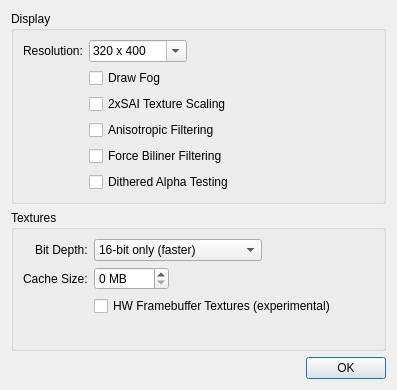
<ui version="4.0" >
 <class>glN64ConfigDialog</class>
 <widget class="QDialog" name="glN64ConfigDialog" >
  <property name="geometry" >
   <rect>
    <x>0</x>
    <y>0</y>
    <width>397</width>
    <height>390</height>
   </rect>
  </property>
  <property name="windowTitle" >
   <string>Dialog</string>
  </property>
  <layout class="QVBoxLayout" name="verticalLayout" >
   <item>
    <widget class="QGroupBox" name="groupBox" >
     <property name="title" >
      <string>Display</string>
     </property>
     <layout class="QFormLayout" name="formLayout_4" >
      <property name="fieldGrowthPolicy" >
       <enum>QFormLayout::FieldsStayAtSizeHint</enum>
      </property>
      <property name="rowWrapPolicy" >
       <enum>QFormLayout::DontWrapRows</enum>
      </property>
      <item row="0" column="0" >
       <widget class="QLabel" name="label_6" >
        <property name="minimumSize" >
         <size>
          <width>1</width>
          <height>1</height>
         </size>
        </property>
        <property name="text" >
         <string>Resolution:</string>
        </property>
        <property name="buddy" >
         <cstring>resolutionCombo</cstring>
        </property>
       </widget>
      </item>
      <item row="0" column="1" >
       <widget class="QComboBox" name="resolutionCombo" >
        <property name="editable" >
         <bool>true</bool>
        </property>
        <item>
         <property name="text" >
          <string>320 x 400</string>
         </property>
        </item>
        <item>
         <property name="text" >
          <string>400 x 300</string>
         </property>
        </item>
        <item>
         <property name="text" >
          <string>480 x 360</string>
         </property>
        </item>
        <item>
         <property name="text" >
          <string>640 x 480</string>
         </property>
        </item>
        <item>
         <property name="text" >
          <string>800 x 600</string>
         </property>
        </item>
        <item>
         <property name="text" >
          <string>960 x 720</string>
         </property>
        </item>
        <item>
         <property name="text" >
          <string>1024 x 768</string>
         </property>
        </item>
        <item>
         <property name="text" >
          <string>1152 x 864</string>
         </property>
        </item>
        <item>
         <property name="text" >
          <string>1280 x 960</string>
         </property>
        </item>
        <item>
         <property name="text" >
          <string>1280 x 1024</string>
         </property>
        </item>
        <item>
         <property name="text" >
          <string>1440 x 1080</string>
         </property>
        </item>
       </widget>
      </item>
      <item row="1" column="1" >
       <widget class="QCheckBox" name="drawFogCheck" >
        <property name="text" >
         <string>Draw Fog</string>
        </property>
       </widget>
      </item>
      <item row="2" column="1" >
       <widget class="QCheckBox" name="twoExSaiTextureScalingCheck" >
        <property name="text" >
         <string>2xSAI Texture Scaling</string>
        </property>
       </widget>
      </item>
      <item row="3" column="1" >
       <widget class="QCheckBox" name="anisotropicFilteringCheck" >
        <property name="text" >
         <string>Anisotropic Filtering</string>
        </property>
       </widget>
      </item>
      <item row="4" column="1" >
       <widget class="QCheckBox" name="forceBilinearFilteringCheck" >
        <property name="text" >
         <string>Force Biliner Filtering</string>
        </property>
       </widget>
      </item>
      <item row="5" column="1" >
       <widget class="QCheckBox" name="ditheredAlphaTestingCheck" >
        <property name="text" >
         <string>Dithered Alpha Testing</string>
        </property>
       </widget>
      </item>
     </layout>
    </widget>
   </item>
   <item>
    <widget class="QGroupBox" name="groupBox_2" >
     <property name="title" >
      <string>Textures</string>
     </property>
     <layout class="QFormLayout" name="formLayout_3" >
      <property name="fieldGrowthPolicy" >
       <enum>QFormLayout::FieldsStayAtSizeHint</enum>
      </property>
      <property name="labelAlignment" >
       <set>Qt::AlignRight|Qt::AlignTrailing|Qt::AlignVCenter</set>
      </property>
      <item row="0" column="0" >
       <widget class="QLabel" name="label_4" >
        <property name="text" >
         <string>Bit Depth:</string>
        </property>
        <property name="buddy" >
         <cstring>bitDepthCombo</cstring>
        </property>
       </widget>
      </item>
      <item row="0" column="1" >
       <widget class="QComboBox" name="bitDepthCombo" >
        <item>
         <property name="text" >
          <string>16-bit only (faster)</string>
         </property>
        </item>
        <item>
         <property name="text" >
          <string>16-bit and 32-bit (normal)</string>
         </property>
        </item>
        <item>
         <property name="text" >
          <string>32-bit (best for 2xSAI)</string>
         </property>
        </item>
       </widget>
      </item>
      <item row="1" column="0" >
       <widget class="QLabel" name="label_5" >
        <property name="text" >
         <string>Cache Size:</string>
        </property>
        <property name="buddy" >
         <cstring>cacheSizeSpin</cstring>
        </property>
       </widget>
      </item>
      <item row="1" column="1" >
       <widget class="QSpinBox" name="cacheSizeSpin" >
        <property name="suffix" >
         <string> MB</string>
        </property>
        <property name="maximum" >
         <number>2048</number>
        </property>
       </widget>
      </item>
      <item row="2" column="1" >
       <widget class="QCheckBox" name="hwFramebufferTexturesCheck" >
        <property name="text" >
         <string>HW Framebuffer Textures (experimental)</string>
        </property>
       </widget>
      </item>
     </layout>
    </widget>
   </item>
   <item>
    <widget class="QDialogButtonBox" name="buttonBox" >
     <property name="standardButtons" >
      <set>QDialogButtonBox::Ok</set>
     </property>
    </widget>
   </item>
  </layout>
 </widget>
 <resources/>
 <connections>
  <connection>
   <sender>buttonBox</sender>
   <signal>accepted()</signal>
   <receiver>glN64ConfigDialog</receiver>
   <slot>accept()</slot>
   <hints>
    <hint type="sourcelabel" >
     <x>248</x>
     <y>254</y>
    </hint>
    <hint type="destinationlabel" >
     <x>157</x>
     <y>274</y>
    </hint>
   </hints>
  </connection>
  <connection>
   <sender>buttonBox</sender>
   <signal>rejected()</signal>
   <receiver>glN64ConfigDialog</receiver>
   <slot>reject()</slot>
   <hints>
    <hint type="sourcelabel" >
     <x>316</x>
     <y>260</y>
    </hint>
    <hint type="destinationlabel" >
     <x>286</x>
     <y>274</y>
    </hint>
   </hints>
  </connection>
 </connections>
</ui>
